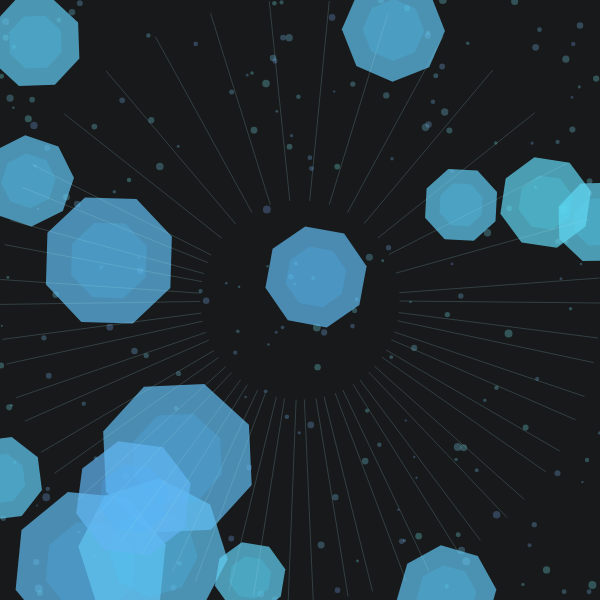
Frame 1 (no input)
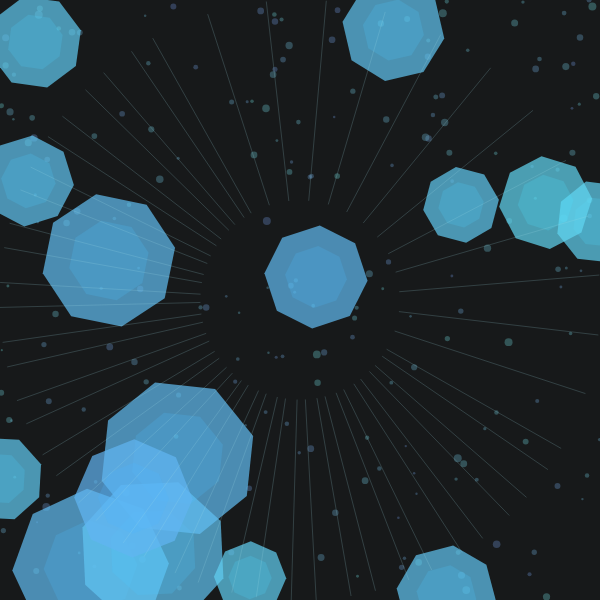
Frame 60 (no input)
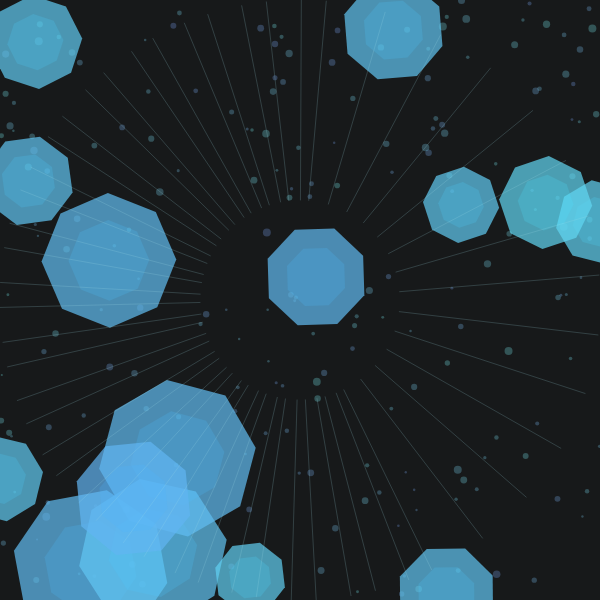
Frame 120 (the mouse pressed at the canvas centre since frame 60)

The p5.js sketch that drew these frames (run headless with seeded random() and noise() and a simulated clock; from frame 60 on, the mouse is pressed at the canvas centre):

// p5.js sketch
// ── sketch.js
let particles = [];
let crystals = [];
let time = 0;

function setup() {
  createCanvas(600, 600);
  colorMode(HSB, 360, 100, 100, 1);
  
  // Create floating particles for the luminous field
  for (let i = 0; i < 200; i++) {
    particles.push({
      x: random(width),
      y: random(height),
      size: random(2, 8),
      speed: random(0.1, 0.5),
      hue: random(180, 220)
    });
  }
  
  // Create crystalline forms
  for (let i = 0; i < 15; i++) {
    crystals.push({
      x: random(width),
      y: random(height),
      size: random(30, 80),
      rotation: random(TWO_PI),
      speed: random(0.002, 0.005),
      hue: random(190, 210)
    });
  }
}

function draw() {
  background(200, 10, 10); // Deep aquamarine base
  
  time += 0.01;
  
  // Update and display particles
  for (let p of particles) {
    p.y += p.speed;
    if (p.y > height) p.y = 0;
    
    noStroke();
    fill(p.hue, 50, 90, 0.3);
    ellipse(p.x, p.y, p.size);
  }
  
  // Update and display crystals
  for (let c of crystals) {
    c.rotation += c.speed;
    
    push();
    translate(c.x, c.y);
    rotate(c.rotation);
    
    noStroke();
    fill(c.hue, 60, 95, 0.7);
    beginShape();
    for (let i = 0; i < 8; i++) {
      let angle = map(i, 0, 8, 0, TWO_PI);
      let x = cos(angle) * c.size;
      let y = sin(angle) * c.size;
      vertex(x, y);
    }
    endShape(CLOSE);
    
    // Inner glow
    fill(c.hue, 70, 100, 0.2);
    beginShape();
    for (let i = 0; i < 8; i++) {
      let angle = map(i, 0, 8, 0, TWO_PI);
      let x = cos(angle) * c.size * 0.6;
      let y = sin(angle) * c.size * 0.6;
      vertex(x, y);
    }
    endShape(CLOSE);
    
    pop();
  }
  
  // Add subtle light rays
  stroke(190, 30, 90, 0.2);
  strokeWeight(1);
  for (let i = 0; i < 50; i++) {
    let angle = time + i * 0.2;
    let x1 = width/2 + cos(angle) * 100;
    let y1 = height/2 + sin(angle) * 100;
    let x2 = width/2 + cos(angle) * 300;
    let y2 = height/2 + sin(angle) * 300;
    line(x1, y1, x2, y2);
  }
}
